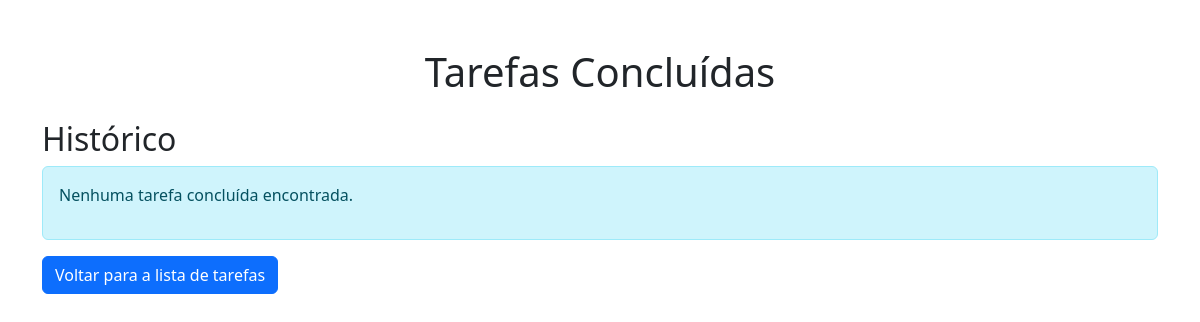
The app's page /tarefasConcluidas, older data.
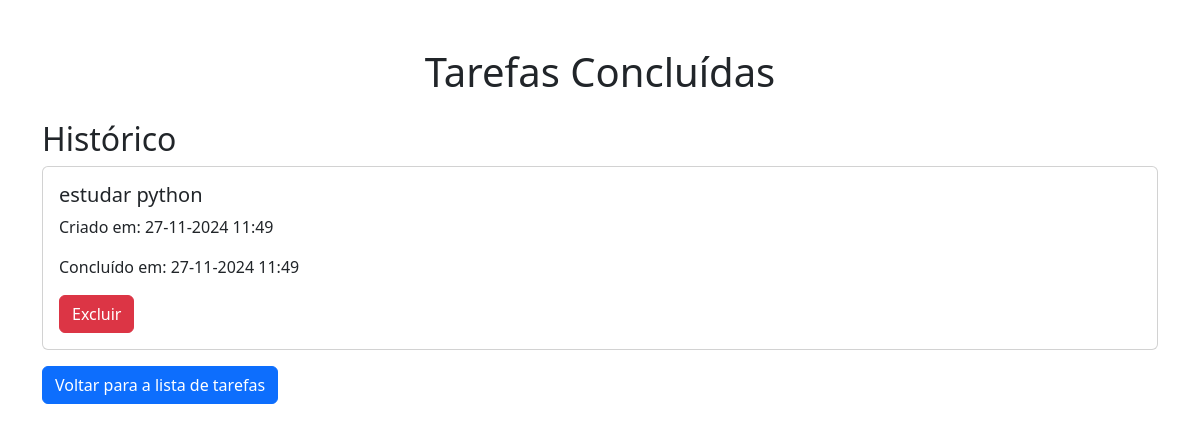
The same page, newer data.
### app.py (models this page shows)
class TarefasConcluidas(db.Model):
    id = db.Column(db.Integer, primary_key=True)
    titulo = db.Column(db.String(100))
    criadoEm = db.Column(db.DateTime)
    concluidoEm = db.Column(db.DateTime, default=datetime.utcnow)

### app.py (the view)
@app.route("/tarefasConcluidas")
def tarefasConcluidas():
    tarefas_concluidas = TarefasConcluidas.query.order_by(
        TarefasConcluidas.concluidoEm
    ).all()
    return render_template("concluidas.html", tarefasConcluidas=tarefas_concluidas)

### templates/concluidas.html (shortened to what this page needs)
<!DOCTYPE html>
<html lang="pt-br">
<head>
    <link href="https://cdn.jsdelivr.net/npm/bootstrap@5.3.3/dist/css/bootstrap.min.css" rel="stylesheet">
</head>
<body data-bs-theme="light">
    <div class="container mt-5">
        <h1 class="text-center mb-4">Tarefas Concluídas</h1>
        <h2>Histórico</h2>
        {% if tarefasConcluidas %}
        {% for tarefa in tarefasConcluidas %}
        <div class="card mb-3">
            <div class="card-body">
                <h5 class="card-title">{{ tarefa.titulo }}</h5>
                <p class="card-text">Criado em: {{ tarefa.criadoEm.strftime('%d-%m-%Y %H:%M') }}</p>
                <p class="card-text">Concluído em: {{ tarefa.concluidoEm.strftime('%d-%m-%Y %H:%M') }}</p>
                <a class="btn btn-danger" href="/deletar_concluida/{{ tarefa.id }}">Excluir</a>
            </div>
        </div>
        {% endfor %}
        {% else %}
        <div class="alert alert-info">
            <p>Nenhuma tarefa concluída encontrada.</p>
        </div>
        {% endif %}
        <a href="/" class="btn btn-primary">Voltar para a lista de tarefas</a>
    </div>
</body>
</html>

Row changes from the older to the newer data that the page shows:
added TarefasConcluidas: titulo "estudar python", criadoEm "27-11-2024 11:49", concluidoEm "27-11-2024 11:49"
Text that changed along with them:
text no longer shown: "Nenhuma tarefa concluída encontrada."
